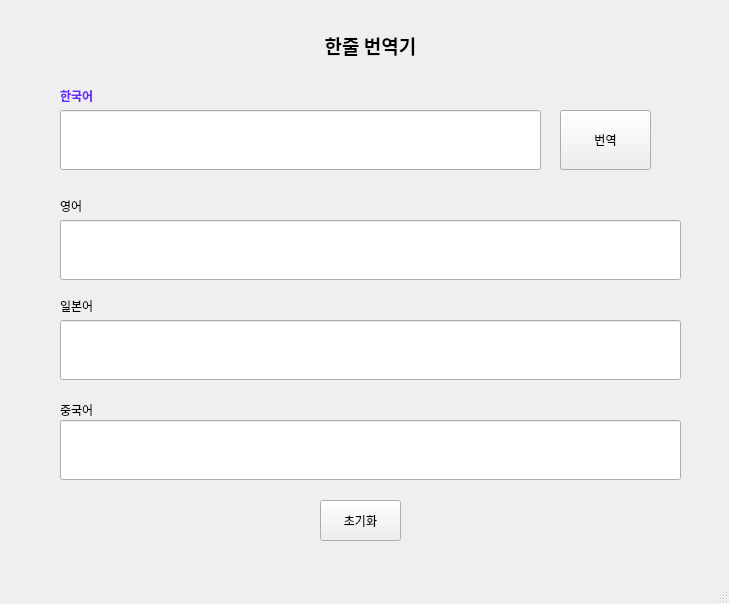
<?xml version="1.0" encoding="UTF-8"?>
<ui version="4.0">
 <class>MainWindow</class>
 <widget class="QMainWindow" name="MainWindow">
  <property name="geometry">
   <rect>
    <x>0</x>
    <y>0</y>
    <width>729</width>
    <height>604</height>
   </rect>
  </property>
  <property name="windowTitle">
   <string>MainWindow</string>
  </property>
  <widget class="QWidget" name="centralwidget">
   <widget class="QLabel" name="label">
    <property name="geometry">
     <rect>
      <x>90</x>
      <y>30</y>
      <width>561</width>
      <height>31</height>
     </rect>
    </property>
    <property name="font">
     <font>
      <family>맑은 고딕</family>
      <pointsize>14</pointsize>
      <weight>75</weight>
      <bold>true</bold>
     </font>
    </property>
    <property name="text">
     <string>한줄 번역기</string>
    </property>
    <property name="alignment">
     <set>Qt::AlignCenter</set>
    </property>
   </widget>
   <widget class="QLineEdit" name="kor_input">
    <property name="geometry">
     <rect>
      <x>60</x>
      <y>110</y>
      <width>481</width>
      <height>60</height>
     </rect>
    </property>
    <property name="font">
     <font>
      <family>맑은 고딕</family>
      <pointsize>9</pointsize>
     </font>
    </property>
    <property name="text">
     <string/>
    </property>
    <property name="alignment">
     <set>Qt::AlignLeading|Qt::AlignLeft|Qt::AlignTop</set>
    </property>
   </widget>
   <widget class="QLabel" name="label_2">
    <property name="geometry">
     <rect>
      <x>60</x>
      <y>90</y>
      <width>56</width>
      <height>12</height>
     </rect>
    </property>
    <property name="font">
     <font>
      <family>맑은 고딕</family>
      <weight>75</weight>
      <bold>true</bold>
     </font>
    </property>
    <property name="styleSheet">
     <string notr="true">color:rgb(102, 41, 255)</string>
    </property>
    <property name="text">
     <string>한국어</string>
    </property>
   </widget>
   <widget class="QPushButton" name="trans_Button">
    <property name="geometry">
     <rect>
      <x>560</x>
      <y>110</y>
      <width>91</width>
      <height>60</height>
     </rect>
    </property>
    <property name="font">
     <font>
      <family>맑은 고딕</family>
     </font>
    </property>
    <property name="text">
     <string>번역</string>
    </property>
   </widget>
   <widget class="QLabel" name="label_3">
    <property name="geometry">
     <rect>
      <x>60</x>
      <y>200</y>
      <width>56</width>
      <height>12</height>
     </rect>
    </property>
    <property name="font">
     <font>
      <family>맑은 고딕</family>
     </font>
    </property>
    <property name="text">
     <string>영어</string>
    </property>
   </widget>
   <widget class="QLabel" name="label_4">
    <property name="geometry">
     <rect>
      <x>60</x>
      <y>300</y>
      <width>56</width>
      <height>12</height>
     </rect>
    </property>
    <property name="font">
     <font>
      <family>맑은 고딕</family>
     </font>
    </property>
    <property name="text">
     <string>일본어</string>
    </property>
   </widget>
   <widget class="QLabel" name="label_5">
    <property name="geometry">
     <rect>
      <x>60</x>
      <y>400</y>
      <width>61</width>
      <height>20</height>
     </rect>
    </property>
    <property name="font">
     <font>
      <family>맑은 고딕</family>
     </font>
    </property>
    <property name="text">
     <string>중국어</string>
    </property>
   </widget>
   <widget class="QPushButton" name="clear_Button">
    <property name="geometry">
     <rect>
      <x>320</x>
      <y>500</y>
      <width>81</width>
      <height>41</height>
     </rect>
    </property>
    <property name="font">
     <font>
      <family>맑은 고딕</family>
     </font>
    </property>
    <property name="text">
     <string>초기화</string>
    </property>
   </widget>
   <widget class="QLineEdit" name="eng_result">
    <property name="geometry">
     <rect>
      <x>60</x>
      <y>220</y>
      <width>621</width>
      <height>60</height>
     </rect>
    </property>
    <property name="font">
     <font>
      <family>맑은 고딕</family>
     </font>
    </property>
   </widget>
   <widget class="QLineEdit" name="ja_result">
    <property name="geometry">
     <rect>
      <x>60</x>
      <y>320</y>
      <width>621</width>
      <height>60</height>
     </rect>
    </property>
    <property name="font">
     <font>
      <family>맑은 고딕</family>
     </font>
    </property>
   </widget>
   <widget class="QLineEdit" name="zh_cn_result">
    <property name="geometry">
     <rect>
      <x>60</x>
      <y>420</y>
      <width>621</width>
      <height>60</height>
     </rect>
    </property>
    <property name="font">
     <font>
      <family>맑은 고딕</family>
     </font>
    </property>
   </widget>
  </widget>
  <widget class="QMenuBar" name="menubar">
   <property name="geometry">
    <rect>
     <x>0</x>
     <y>0</y>
     <width>729</width>
     <height>21</height>
    </rect>
   </property>
  </widget>
  <widget class="QStatusBar" name="statusbar"/>
 </widget>
 <resources/>
 <connections/>
</ui>
